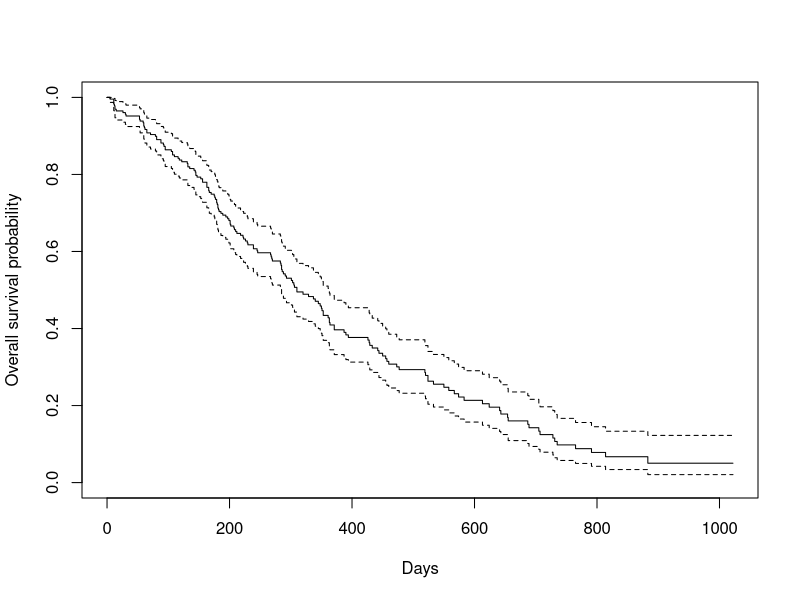
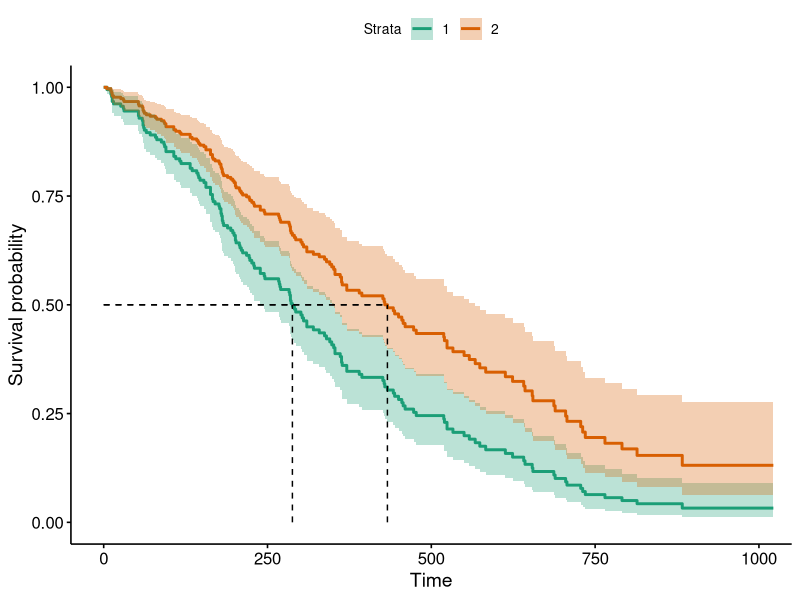

Write the R code that produced these figures, in order.
## ---- chunk 1
knitr::opts_chunk$set(
  out.extra = 'style="display:block; margin: auto"',
  fig.align = "center",
  fig.path = "www/",
  collapse = TRUE,
  comment = "#>",
  dev = "png")
## ---- chunk 2
library(survival)
knitr::kable(head(lung),caption="The lung data from R/survival package")
write.csv(survival::lung,file="lung.csv",quote=FALSE,row.names=FALSE)
## ---- chunk 3
plot(survfit(Surv(time, status) ~ 1, data = lung), xlab = "Days",  ylab = "Overall survival probability")
## ---- chunk 4
coxfit <- coxph(Surv(time, status) ~ age + sex + wt.loss, data = lung)

# Survival curves by sex with adjustment for age and wt.loss
# A new data frame is generated containing two rows, one for each value of sex;
# the other covariates are fixed to their average values
new_df <- with(lung,
               data.frame(sex = c(1, 2),
                          age = rep(mean(age, na.rm = TRUE), 2),
                          wt.loss = rep(mean(wt.loss, na.rm = TRUE), 2)
               )
)
new_df

library(survminer)
fit <- survfit(coxfit, newdata = new_df)
ggsurvplot(fit, conf.int = TRUE, palette = "Dark2", censor = FALSE,
           surv.median.line = "hv", data=lung)
